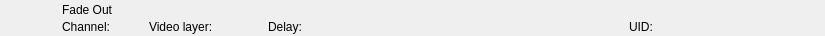
<?xml version="1.0" encoding="UTF-8"?>
<ui version="4.0">
 <class>RundownFadeToBlackWidget</class>
 <widget class="QWidget" name="RundownFadeToBlackWidget">
  <property name="geometry">
   <rect>
    <x>0</x>
    <y>0</y>
    <width>825</width>
    <height>36</height>
   </rect>
  </property>
  <layout class="QHBoxLayout" name="horizontalLayout">
   <property name="spacing">
    <number>0</number>
   </property>
   <property name="margin">
    <number>0</number>
   </property>
   <item>
    <widget class="QFrame" name="frameItem">
     <property name="sizePolicy">
      <sizepolicy hsizetype="Preferred" vsizetype="Fixed">
       <horstretch>0</horstretch>
       <verstretch>0</verstretch>
      </sizepolicy>
     </property>
     <property name="minimumSize">
      <size>
       <width>0</width>
       <height>36</height>
      </size>
     </property>
     <widget class="QLabel" name="labelIcon">
      <property name="geometry">
       <rect>
        <x>22</x>
        <y>2</y>
        <width>32</width>
        <height>32</height>
       </rect>
      </property>
      <property name="text">
       <string/>
      </property>
      <property name="pixmap">
       <pixmap resource="../Widgets.qrc">:/Graphics/Images/FadeToBlack.png</pixmap>
      </property>
      <property name="scaledContents">
       <bool>true</bool>
      </property>
     </widget>
     <widget class="QLabel" name="labelLabel">
      <property name="geometry">
       <rect>
        <x>62</x>
        <y>2</y>
        <width>533</width>
        <height>16</height>
       </rect>
      </property>
      <property name="text">
       <string>Fade Out</string>
      </property>
     </widget>
     <widget class="QLabel" name="labelChannel">
      <property name="geometry">
       <rect>
        <x>62</x>
        <y>19</y>
        <width>78</width>
        <height>16</height>
       </rect>
      </property>
      <property name="text">
       <string>Channel:</string>
      </property>
     </widget>
     <widget class="QLabel" name="labelVideolayer">
      <property name="geometry">
       <rect>
        <x>149</x>
        <y>19</y>
        <width>110</width>
        <height>16</height>
       </rect>
      </property>
      <property name="text">
       <string>Video layer:</string>
      </property>
     </widget>
     <widget class="QLabel" name="labelColor">
      <property name="geometry">
       <rect>
        <x>0</x>
        <y>0</y>
        <width>18</width>
        <height>36</height>
       </rect>
      </property>
      <property name="text">
       <string/>
      </property>
     </widget>
     <widget class="QLabel" name="labelGroupColor">
      <property name="geometry">
       <rect>
        <x>0</x>
        <y>0</y>
        <width>6</width>
        <height>36</height>
       </rect>
      </property>
      <property name="text">
       <string/>
      </property>
     </widget>
     <widget class="QLabel" name="labelDevice">
      <property name="geometry">
       <rect>
        <x>360</x>
        <y>19</y>
        <width>260</width>
        <height>16</height>
       </rect>
      </property>
      <property name="text">
       <string></string>
      </property>
     </widget>
     <widget class="QLabel" name="labelDelay">
      <property name="geometry">
       <rect>
        <x>268</x>
        <y>19</y>
        <width>83</width>
        <height>16</height>
       </rect>
      </property>
      <property name="text">
       <string>Delay:</string>
      </property>
     </widget>
     <widget class="QLabel" name="labelRemoteTriggerId">
      <property name="geometry">
       <rect>
        <x>629</x>
        <y>19</y>
        <width>111</width>
        <height>16</height>
       </rect>
      </property>
      <property name="text">
       <string>UID:</string>
      </property>
     </widget>
    </widget>
   </item>
   <item>
    <widget class="QFrame" name="frameStatus">
     <property name="minimumSize">
      <size>
       <width>77</width>
       <height>0</height>
      </size>
     </property>
     <property name="maximumSize">
      <size>
       <width>77</width>
       <height>16777215</height>
      </size>
     </property>
     <widget class="QLabel" name="labelGpiConnected">
      <property name="geometry">
       <rect>
        <x>1</x>
        <y>2</y>
        <width>32</width>
        <height>32</height>
       </rect>
      </property>
      <property name="minimumSize">
       <size>
        <width>32</width>
        <height>32</height>
       </size>
      </property>
      <property name="maximumSize">
       <size>
        <width>32</width>
        <height>32</height>
       </size>
      </property>
      <property name="lineWidth">
       <number>0</number>
      </property>
      <property name="text">
       <string/>
      </property>
      <property name="pixmap">
       <pixmap resource="../Widgets.qrc">:/Graphics/Images/GpiConnected.png</pixmap>
      </property>
      <property name="scaledContents">
       <bool>true</bool>
      </property>
     </widget>
     <widget class="QLabel" name="labelDisconnected">
      <property name="geometry">
       <rect>
        <x>32</x>
        <y>2</y>
        <width>32</width>
        <height>32</height>
       </rect>
      </property>
      <property name="minimumSize">
       <size>
        <width>32</width>
        <height>32</height>
       </size>
      </property>
      <property name="maximumSize">
       <size>
        <width>32</width>
        <height>32</height>
       </size>
      </property>
      <property name="text">
       <string/>
      </property>
      <property name="pixmap">
       <pixmap resource="../Widgets.qrc">:/Graphics/Images/Disconnected.png</pixmap>
      </property>
      <property name="scaledContents">
       <bool>true</bool>
      </property>
     </widget>
     <widget class="QLabel" name="labelActiveColor">
      <property name="geometry">
       <rect>
        <x>69</x>
        <y>0</y>
        <width>8</width>
        <height>36</height>
       </rect>
      </property>
      <property name="minimumSize">
       <size>
        <width>8</width>
        <height>36</height>
       </size>
      </property>
      <property name="maximumSize">
       <size>
        <width>8</width>
        <height>36</height>
       </size>
      </property>
      <property name="text">
       <string/>
      </property>
     </widget>
    </widget>
   </item>
  </layout>
 </widget>
 <resources>
  <include location="../Widgets.qrc"/>
 </resources>
 <connections/>
 <slots>
  <slot>addToCombo()</slot>
 </slots>
</ui>
